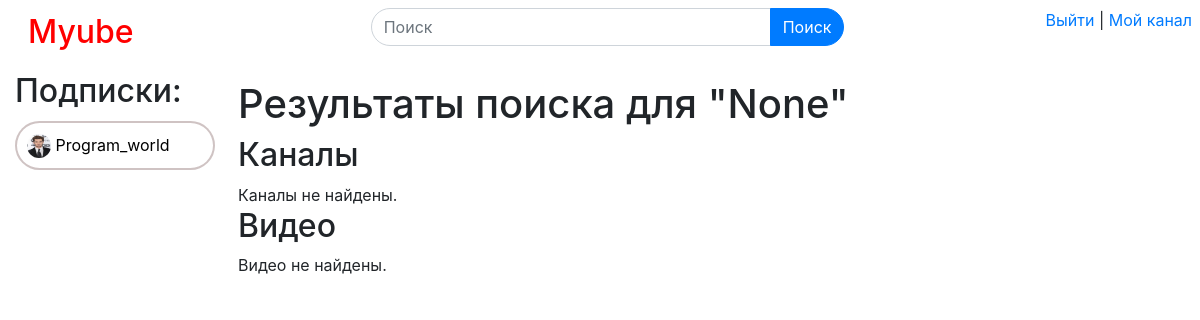
Screenshot of /search/ (signed in) with the database file from the repository.
### videos/models.py (models this page shows, shortened)
class Subscription(models.Model):
    user = models.ForeignKey(get_user_model(), on_delete=models.CASCADE)
    channel = models.ForeignKey(Channel, on_delete=models.CASCADE)
    class Meta:
        unique_together = ('user', 'channel')

class Channel(models.Model):
    user = models.OneToOneField(get_user_model(), on_delete=models.CASCADE, unique=True)
    name = models.CharField(max_length=255)
    overview = models.TextField()
    small_image = models.ImageField(upload_to='channel_images/small/')
    large_image = models.ImageField(upload_to='channel_images/large/')
    slug = models.SlugField(max_length=255, unique=True, blank=True)

### videos/views.py (the view, shortened to what this page needs)
# urls.py: path('search/', views.search, name='search'),
def search(request):
    query = request.GET.get('query')
    videos = []
    channels = []
    return render(request, 'search_results.html', {
        'query': query,
        'videos': videos,
        'channels': channels,
    })

### videos/context_processors.py (called while the page is built)
def get_subscribes_context(request):
    m = Subscription.objects.all()
    return {'s':  m}

### videos/templates/search_results.html (shortened to what this page needs)
{% extends 'base.html' %}
{% block content %}
    <h1>Результаты поиска для "{{ query }}"</h1>
    <h2>Каналы</h2>
    {% for channel in channels %}
<img src="{{ channel.small_image.url }}"  style="padding: 3px; width: 35px; height: 35px; border-radius: 50%;" alt="">
        <a href="{{ channel.get_absolute_url }}" style="color: black; text-decoration: none;">
            {{ channel.name }}
            <p>{{ channel.overview }}</p>
        </a>
    {% empty %}
        Каналы не найдены.
    {% endfor %}
    <h2>Видео</h2>
    <div style="justify-content: center;">
        {% for i in videos %}
            <div>
                <div class="col-sm" style="display: flex;justify-content: center; margin: 10px 0;">
                    <a href="{{ i.get_absolute_url }}" style="color: black; text-decoration: none;max-width: 40rem; width: 100%">
                        <div  style="max-width: 40rem; min-width: 14rem; border: 2px solid #524d4d8c; display: flex; border-radius: 20px;">
                        <img src="{{ i.banner.url }}" class="card-img-top" alt="" style="height: 10rem; width: 50%; border-radius: 20px;">
                            <div class="card-body">
                                <h5 class="card-title" height="80px">{{ i.title }}</h5>
                                <div class="card-text"><img src="{{ i.channel.small_image.url }}" style="padding: 3px; width: 35px; height: 35px; border-radius: 50%;">{{ i.channel.name }}<div class="item">Просмотров: {{ i.views }}</div></div>
                            </div>
                        </div>
                    </a>
                </div>
                <a href="{{ video.get_absolute_url }}">{{ video.title }}</a>
                <p>{{ video.overview }}</p>
            </div>
        {% empty %}
            <div>Видео не найдены.</div>
        {% endfor %}
    </div>
{% endblock %}

### mytube/templates/base.html (shortened to what this page needs)
<!DOCTYPE html>
<html lang="ru" style="height: 100%;">
<head>
    <link rel="stylesheet" href="https://cdn.jsdelivr.net/npm/bootstrap@4.3.1/dist/css/bootstrap.min.css">
</head>
<body style="height: 100%;">
<div class="big_navbar">
    <div class="d-flex justify-content-between">
        <div class="p-2 bd-highlight">
            <a class="navbar-brand" href="/"><p class="h2" style="color: red; padding: 0 20px;">Myube</p></a>
        </div>
        <div class="p-2 bd-highlight">
            <form action="{% url 'search' %}" method="get">
                <div class="form-row align-items-center">
                    <div class="col-auto">
                        <div class="input-group mb-2">
                            <input type="text" name="query" class="form-control " id="inlineFormInputGroup" style="border-radius: 150px 0 0 150px; width: 400px" placeholder="Поиск">
                            <div class="input-group-append">
                                <button type="submit" class="btn btn-primary mb-2" style="border-radius: 0 150px 150px 0;">Поиск</button>
                            </div>
                        </div>
                  </div>
                </div>
            </form>
        </div>
        <div class="p-2 bd-highlight">
            {% if user.is_authenticated %}
                <a href="{% url 'logout' %}">Выйти</a> | <a href="{% url 'mychannel' %}">Мой канал</a>
            {% else %}
                <a href="{% url 'social:begin' 'google-oauth2' %}">Войти</a>
            {% endif %}
        </div>
    </div>
</div>
    <div class="d-flex flex-row bd-highlight mb-2" style="">
        <div class="p-2 bd-highlight big_navbar" style="padding: 0 !important; height: 100%;background-color: white;">
            <div class="container" style="background-color: white;">
                <h2>Подписки:</h2>
                {% for i in s %}
                {% if i.user.id == user.id %}
                <div class="card" style="width: 200px; border-radius: 30px; margin: 10px 0; border: 2px solid #81626261;">
                    <a style="color: black;text-decoration: none;" href="{% url 'chanel' slug=i.channel.slug %}">
                        <div class="card-body" style="width: 200px; overflow: hidden; white-space: nowrap; text-overflow: ellipsis; padding: 10px;">
                            <img class="img rounded-circle" style="width: 24px; height: 24px;" src="{{ i.channel.large_image.url }}" alt="">
                            {{ i.channel.name }}
                        </div>
                    </a>
                </div>
                {% endif %}
                {% endfor %}
            </div>
        </div>
        <div class="p-2 bd-highlight" style="width: 100%">
            {% block content %}
            {% endblock %}
        </div>
    </div>
</body>
</html>

### mytube/templates/base.html (style rules this page uses)
.big_navbar { display: block; }

### rows the page displays
Subscription: channel.large_image (picture), channel.name "Program_world"

### other values shown
{{ query }} "None"
